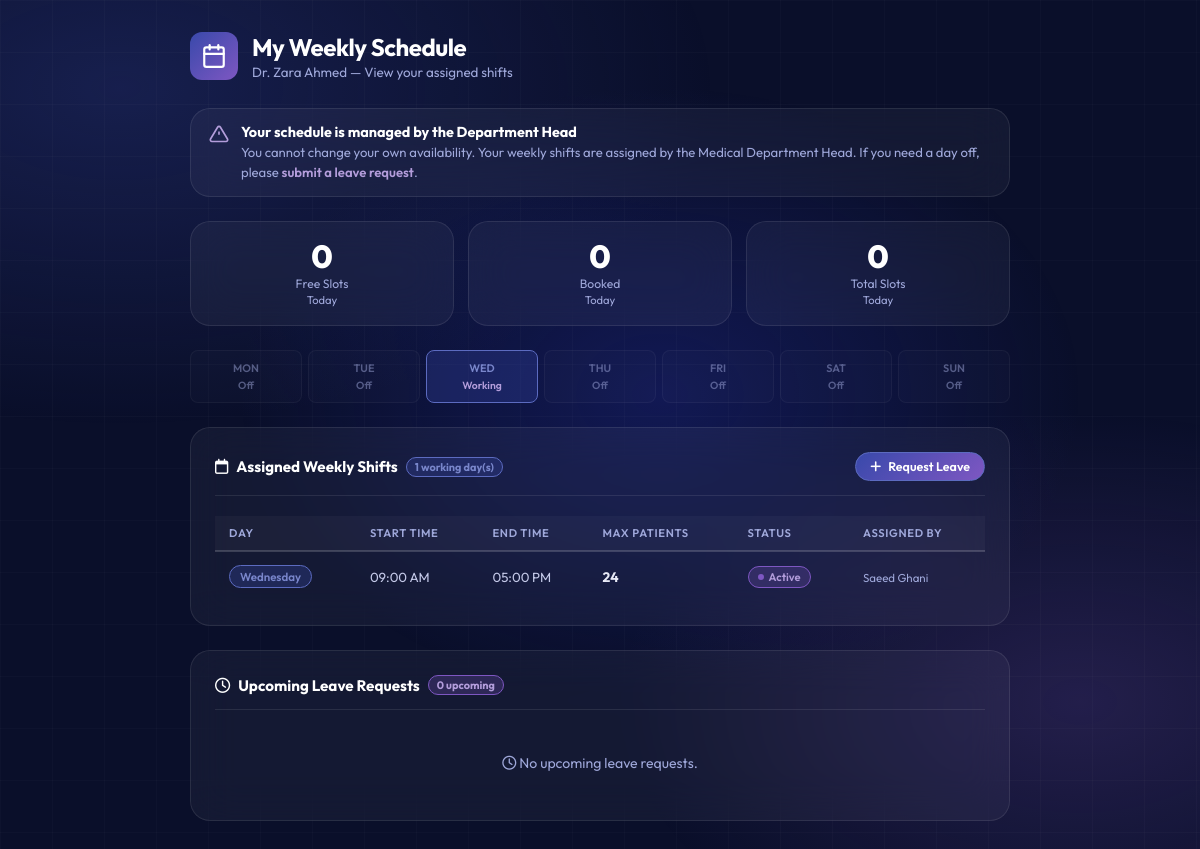
Page /doctor_schedule.php (signed in) on the committed database.
### tables this page shows
CREATE TABLE `doctors` (
  `doctor_id` int(11) NOT NULL,
  `user_id` int(11) NOT NULL,
  `specialty` varchar(100) DEFAULT NULL,
  `contact` varchar(50) DEFAULT '',
  `qualifications` text DEFAULT NULL,
  `experience` text DEFAULT '0',
  `profile_picture` varchar(255) DEFAULT NULL
);

CREATE TABLE `users` (
  `user_id` int(11) NOT NULL,
  `full_name` varchar(100) NOT NULL,
  `username` varchar(50) NOT NULL,
  `email` varchar(100) NOT NULL,
  `cnic` varchar(20) DEFAULT NULL,
  `password_hash` varchar(255) NOT NULL,
  `role` enum('admin','department_head','doctor','nurse','patient','receptionist','pharmacist','lab') DEFAULT NULL,
  `status` enum('pending','active','inactive','rejected') DEFAULT 'pending',
  `approved_by` int(11) DEFAULT NULL,
  `created_at` timestamp NOT NULL DEFAULT current_timestamp(),
  `otp_code` varchar(6) DEFAULT NULL,
  `otp_expiry` datetime DEFAULT NULL,
  `age` int(3) DEFAULT NULL,
  `gender` enum('Male','Female','Other') DEFAULT 'Other',
  `contact` varchar(20) DEFAULT NULL,
  `address` varchar(255) DEFAULT NULL,
  `profile_image` varchar(255) DEFAULT NULL,
  `department_id` int(11) DEFAULT NULL,
  `responsibility` varchar(50) DEFAULT NULL,
  `shift` varchar(20) DEFAULT NULL,
  `performance_rating` int(11) DEFAULT 0,
  `height` float DEFAULT NULL
);

CREATE TABLE `doctor_schedule` (
  `schedule_id` int(11) NOT NULL,
  `doctor_id` int(11) NOT NULL,
  `working_day` enum('Monday','Tuesday','Wednesday','Thursday','Friday','Saturday','Sunday') DEFAULT NULL,
  `start_time` time NOT NULL,
  `end_time` time NOT NULL,
  `max_patients` int(11) DEFAULT 20,
  `is_available` tinyint(1) DEFAULT 1,
  `created_at` timestamp NOT NULL DEFAULT current_timestamp(),
  `assigned_by` int(11) DEFAULT NULL
);

### doctor_schedule.php (the view, shortened to what this page needs)
<?php
$conn = new mysqli("localhost", "root", "", "SHAPMS");
$user_id = (int)$_SESSION['user_id'];
$stmt = $conn->prepare("SELECT doctor_id, full_name FROM doctors d JOIN users u ON d.user_id = u.user_id WHERE d.user_id = ?");
$stmt->bind_param("i", $user_id);
$stmt->execute();
$result = $stmt->get_result()->fetch_assoc();
$doctor_id   = $result['doctor_id'];
$doctor_name = $result['full_name'];
$res = $conn->prepare("
    SELECT ds.schedule_id, ds.working_day, ds.start_time, ds.end_time,
           ds.max_patients, ds.is_available,
           u.full_name AS assigned_by_name
    FROM doctor_schedule ds
    LEFT JOIN users u ON ds.assigned_by = u.user_id
    WHERE ds.doctor_id = ?
    ORDER BY FIELD(ds.working_day,'Monday','Tuesday','Wednesday','Thursday','Friday','Saturday','Sunday')
");
$res->bind_param("i", $doctor_id);
$res->execute();
$schedules = $res->get_result()->fetch_all(MYSQLI_ASSOC);
$lv = $conn->prepare("
    SELECT leave_id, leave_date, reason, status
    FROM doctor_leaves
    WHERE doctor_id = ? AND leave_date >= CURDATE()
    ORDER BY leave_date ASC
    LIMIT 5
");
$lv->bind_param("i", $doctor_id);
$lv->execute();
$upcoming_leaves = $lv->get_result()->fetch_all(MYSQLI_ASSOC);
$today = date('Y-m-d');
$tc = $conn->prepare("
    SELECT
        SUM(CASE WHEN is_booked=1 THEN 1 ELSE 0 END) AS booked,
        COUNT(*) AS total
    FROM appointment_slots
    WHERE doctor_id=? AND slot_date=? AND status IN ('available','booked')
");
$tc->bind_param("is", $doctor_id, $today);
$tc->execute();
$today_counts = $tc->get_result()->fetch_assoc();
?>
<!DOCTYPE html>
<html lang="en">
<head>
<link href="https://cdnjs.cloudflare.com/ajax/libs/font-awesome/6.5.0/css/all.min.css" rel="stylesheet">
</head>
<body>
<div class="wrap">
<div class="page-header">
  <div class="ph-icon">
    <svg viewBox="0 0 24 24"><rect x="3" y="4" width="18" height="18" rx="2"/><line x1="16" y1="2" x2="16" y2="6"/><line x1="8" y1="2" x2="8" y2="6"/><line x1="3" y1="10" x2="21" y2="10"/></svg>
  </div>
  <div>
    <h1>My Weekly Schedule</h1>
    <p class="ph-sub">Dr. <?= htmlspecialchars($doctor_name) ?> — View your assigned shifts</p>
  </div>
</div>
<div class="readonly-banner">
  <svg viewBox="0 0 24 24" fill="none" stroke="currentColor" stroke-width="2">
    <path d="M10.29 3.86L1.82 18a2 2 0 0 0 1.71 3h16.94a2 2 0 0 0 1.71-3L13.71 3.86a2 2 0 0 0-3.42 0z"/>
    <line x1="12" y1="9" x2="12" y2="13"/><line x1="12" y1="17" x2="12.01" y2="17"/>
  </svg>
  <div>
    <strong>Your schedule is managed by the Department Head</strong>
    <p>You cannot change your own availability. Your weekly shifts are assigned by the Medical Department Head.
    If you need a day off, please <a href="request_leave.php">submit a leave request</a>.</p>
  </div>
</div>
<div class="today-stats">
  <div class="stat-card">
    <div class="stat-num"><?= max(0, (int)($today_counts['total']??0) - (int)($today_counts['booked']??0)) ?></div>
    <div class="stat-lbl">Free Slots</div>
    <div class="stat-day">Today</div>
  </div>
  <div class="stat-card">
    <div class="stat-num"><?= (int)($today_counts['booked']??0) ?></div>
    <div class="stat-lbl">Booked</div>
    <div class="stat-day">Today</div>
  </div>
  <div class="stat-card">
    <div class="stat-num"><?= (int)($today_counts['total']??0) ?></div>
    <div class="stat-lbl">Total Slots</div>
    <div class="stat-day">Today</div>
  </div>
</div>
<?php
$working_days_set = array_column($schedules, 'working_day');
$all_days = ['Mon'=>'Monday','Tue'=>'Tuesday','Wed'=>'Wednesday','Thu'=>'Thursday','Fri'=>'Friday','Sat'=>'Saturday','Sun'=>'Sunday'];
?>
<div class="week-bar">
  <?php foreach ($all_days as $short => $full): $is_working = in_array($full, $working_days_set); ?>
    <div class="week-day <?= $is_working ? 'working' : 'off' ?>">
      <div class="wd-name"><?= $short ?></div>
      <div class="wd-status"><?= $is_working ? 'Working' : 'Off' ?></div>
    </div>
  <?php endforeach; ?>
</div>
<div class="card">
  <div class="card-title">
    <i class="fa-regular fa-calendar"></i>
    Assigned Weekly Shifts
    <span class="badge"><?= count($schedules) ?> working day(s)</span>
    <a href="request_leave.php" class="btn btn-teal" style="margin-left:auto;font-size:.78rem;padding:6px 14px">
      <i class="fa-solid fa-plus"></i> Request Leave
    </a>
  </div>
  <?php if (empty($schedules)): ?>
    <div class="empty">
      <i class="fa-regular fa-calendar-xmark"></i>
      <strong>No shifts assigned yet</strong>
      Your Department Head has not assigned your working schedule yet. Please contact them.
    </div>
  <?php else: ?>
    <table class="tbl">
      <thead>
        <tr>
          <th>Day</th>
          <th>Start Time</th>
          <th>End Time</th>
          <th>Max Patients</th>
          <th>Status</th>
          <th>Assigned By</th>
        </tr>
      </thead>
      <tbody>
        <?php foreach ($schedules as $row):
          $is_wk = in_array($row['working_day'], ['Saturday','Sunday']);
        ?>
        <tr>
          <td><span class="day-pill <?= $is_wk?'wk':'' ?>"><?= $row['working_day'] ?></span></td>
          <td><span class="time-val"><?= date("h:i A", strtotime($row['start_time'])) ?></span></td>
          <td><span class="time-val"><?= date("h:i A", strtotime($row['end_time'])) ?></span></td>
          <td style="font-family:var(--mono);font-weight:700"><?= $row['max_patients'] ?></td>
          <td>
            <span class="avail-badge <?= $row['is_available']?'on':'off' ?>">
              <span class="av-dot"></span>
              <?= $row['is_available'] ? 'Active' : 'Suspended' ?>
            </span>
          </td>
          <td><span class="assigned-by"><?= htmlspecialchars($row['assigned_by_name'] ?? 'Department Head') ?></span></td>
        </tr>
        <?php endforeach; ?>
      </tbody>
    </table>
  <?php endif; ?>
</div>
<div class="card">
  <div class="card-title">
    <i class="fa-regular fa-clock"></i>
    Upcoming Leave Requests
    <span class="badge badge-green"><?= count($upcoming_leaves) ?> upcoming</span>
  </div>
  <?php if (empty($upcoming_leaves)): ?>
    <div class="empty" style="padding:24px 20px">
      <i class="fa-regular fa-clock"></i>
      No upcoming leave requests.
    </div>
  <?php endif; ?>
</div>
</div>
</body>
</html>

### rows in the picture
doctors: user.full_name "Zara Ahmed"
doctor_schedule: working_day "Wednesday", start_time "09:00 AM", end_time "05:00 PM", max_patients "24", is_available "Active", assigned_by.full_name "Saeed Ghani"

### other values in the picture
$today_counts['booked'] "0"
$today_counts['total'] "0"
$short "MON"
$short "TUE"
$short "WED"
$short "THU"
$short "FRI"
$short "SAT"
$short "SUN"
count($schedules) "1"
count($upcoming_leaves) "0"
